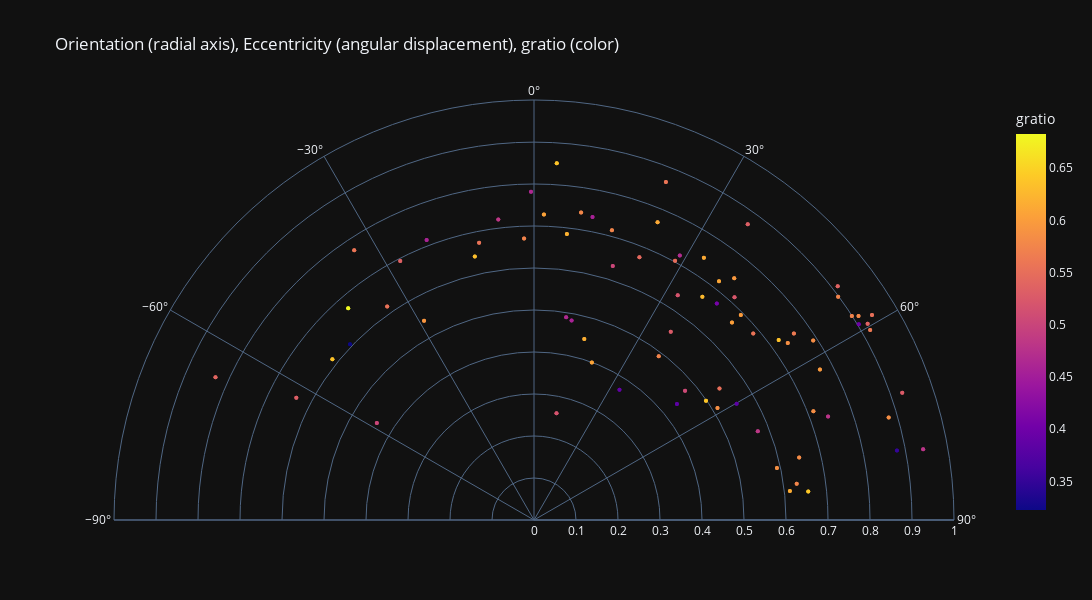

The code cell stored with this chart in its notebook:
### Code cell
fig = px.scatter_polar(measurements_all, 
                    r="eccentricity_mean", 
                    theta="orientation_mean_deg", 
                    color=measurements_all["gratio"],
                    template="plotly_dark",
                    range_theta=(0, 180),
                    range_r=(0, 1),
                    title="Orientation (radial axis), Eccentricity (angular displacement), gratio (color)")

fig.data[0].update(mode='markers', marker=dict(size=4))
fig.update_layout(width=1200,height=600)
# pio.write_image(fig, path_results + "_Orientation_vs_gratio.png")
fig.show()

### Figure 1 — Plotly figure (JSON) as saved in the notebook; plotly's stock layout.template omitted (floating-point values rounded to 4 significant figures; data arrays with more than 128 entries replaced by an {"elided": "..."} marker saying what was removed)
{"data": [{"hovertemplate": "eccentricity_mean=%{r}<br>orientation_mean_deg=%{theta}<br>gratio=%{marker.color}<extra></extra>", "legendgroup": "", "marker": {"color": {"elided": "156 float values"}, "coloraxis": "coloraxis", "size": 4, "symbol": "circle"}, "mode": "markers", "name": "", "r": {"elided": "156 float values"}, "showlegend": false, "subplot": "polar", "theta": {"elided": "156 float values"}, "type": "scatterpolar"}], "layout": {"coloraxis": {"colorbar": {"title": {"text": "gratio"}}, "colorscale": [[0, "#0d0887"], [0.1111, "#46039f"], [0.2222, "#7201a8"], [0.3333, "#9c179e"], [0.4444, "#bd3786"], [0.5556, "#d8576b"], [0.6667, "#ed7953"], [0.7778, "#fb9f3a"], [0.8889, "#fdca26"], [1, "#f0f921"]]}, "height": 600, "legend": {"tracegroupgap": 0}, "polar": {"angularaxis": {"direction": "clockwise", "rotation": 90}, "domain": {"x": [0, 1], "y": [0, 1]}, "radialaxis": {"range": [0, 1]}, "sector": [0, 180]}, "title": {"text": "Orientation (radial axis), Eccentricity (angular displacement), gratio (color)"}, "width": 1200}}
